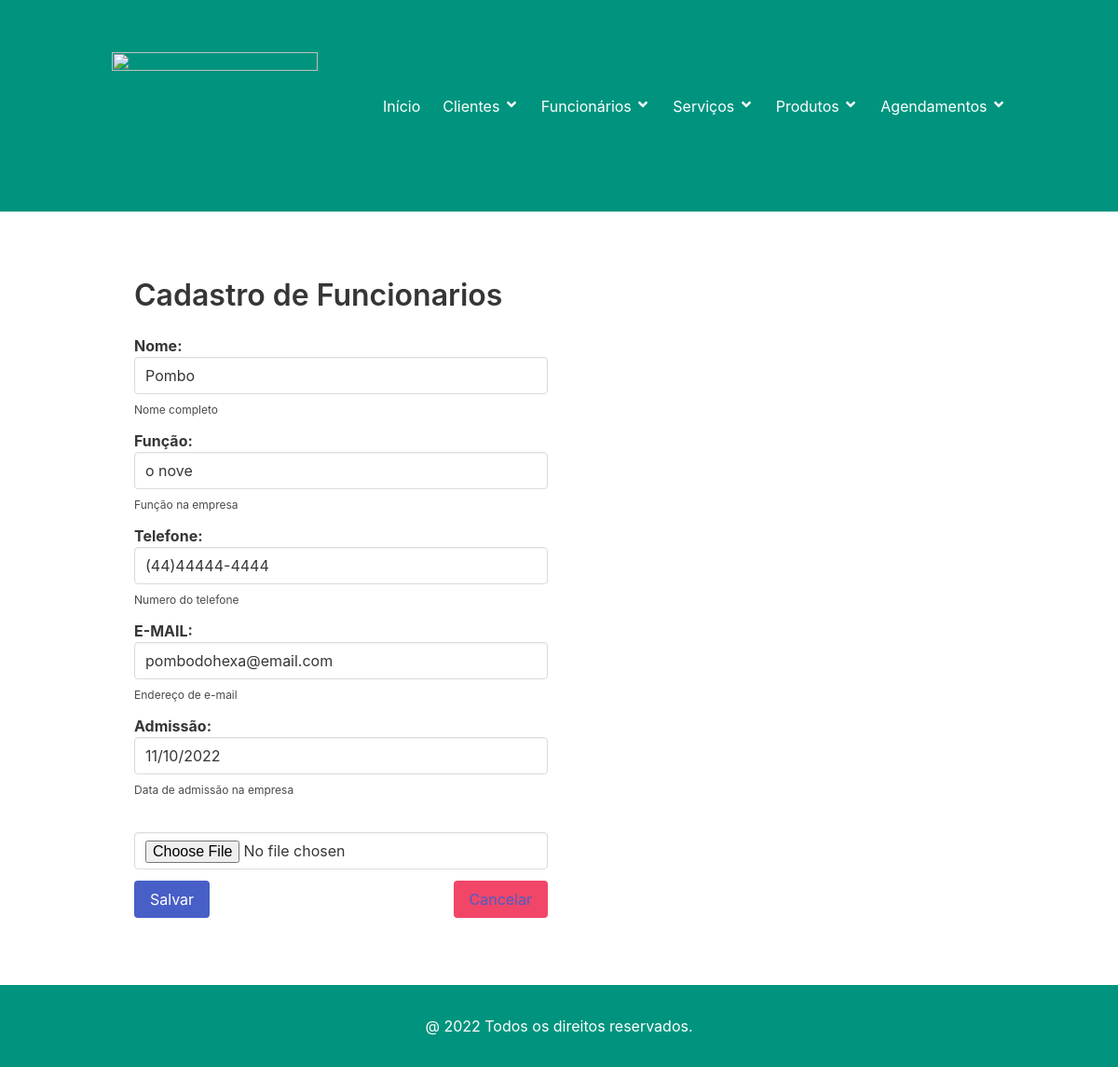
The app's page /2/funcionario/editar/ with its own data.
### funcionario/models.py (models this page shows, shortened)
class Funcionario(Pessoa):
    funcao = models.CharField('Função', max_length=35, help_text='Função na empresa')
    data_admissao = models.DateField('Admissão', help_text='Data de admissão na empresa')
    class Meta:
        verbose_name = 'Funcionário'
        verbose_name_plural ='Funcionários'
        ordering = ['nome', ]

### funcionario/views.py (the view)
# urls.py: path('<int:pk>/funcionario/editar/', FuncionarioUpDateView.as_view(), name = 'funcionario_editar'),
class FuncionarioUpDateView(UpdateView):
    form_class = FuncionarioModelForm
    model = Funcionario
    template_name = 'funcionario_form.html'
    success_url = reverse_lazy('funcionarios')

### funcionario/forms.py
class FuncionarioModelForm(forms.ModelForm):
    class Meta:
        model = Funcionario
        fields = ['nome', 'funcao', 'fone', 'email', 'data_admissao', 'foto']
        widgets ={
            'nome': forms.TextInput(
                attrs={'class': 'input', 'type': 'text', 'placeholder': 'Digite o nome do Funcionario'}),
            'funcao': forms.TextInput(
                attrs={'class': 'input', 'type': 'text', 'placeholder': 'Digite a função do Funcionario'}),
            'fone': forms.TextInput(
                attrs={'class': 'input', 'type': 'text', 'placeholder': 'Digite o numero do telefone'}),
            'email': forms.EmailInput(
                attrs={'class': 'input', 'type': 'text', 'placeholder': 'Digite o e-mail do Funcionario'}),
            'data_admissao': forms.DateInput(
                attrs={'class': 'input', 'placeholder': 'Digite a data de Admissão do Funcionario'}),
            'foto': forms.FileInput(attrs={'class': 'input', 'type': 'file'}),
        }

### funcionario/templates/funcionario_form.html (shortened to what this page needs)
{% extends "base.html" %}
{% block content %}
    <section class="section">
        <div class="container">
            <div class="column is-mobile">
                <div class="column is-half is-off-set-one-quarter">
                    <h3 class="title is-size-3">Cadastro de Funcionarios</h3>
                    <form method="POST" enctype="multipart/form-data">
                        {% for field in form %}
                        <div class="field">
                            {% if field.html_name == 'foto' %}
                                {% if field.value is not empty %}
                                    <label class="label is-capitalized">{{ field }}</label>
                                {% else %}
                                    <label class="label is-capitalized">{{ field.label }}: {{ field }}</label>
                                {% endif %}
                            {% else %}
                                <label class="label is-capitalized">{{ field.label }}: {{ field }}</label>
                            {% endif %}
                            {% if field.help_text %}
                                <p class="help">{{ field.help_text }}</p>
                            {% endif %}
                        </div>
                        {% endfor %}
                        <button class="button is-link is-primary" type="submit">Salvar</button>
                        <button class="button is-danger is-pulled-right" type="reset">
                            <a href="{% url 'funcionarios' %}">Cancelar</a>
                        </button>
                    </form>
                </div>
            </div>
        </div>
    </section>
{% endblock %}

### records on screen
Funcionario: form "Pombo" "o nove" "(44)44444-4444" "pombodohexa@email.com" "11/10/2022"

### other values on screen
{{ field.label }} "Nome" "Função" "Telefone" "E-MAIL" "Admissão"
{{ field.help_text }} "Nome completo" "Função na empresa" "Numero do telefone" "Endereço de e-mail" "Data de admissão na empresa"
